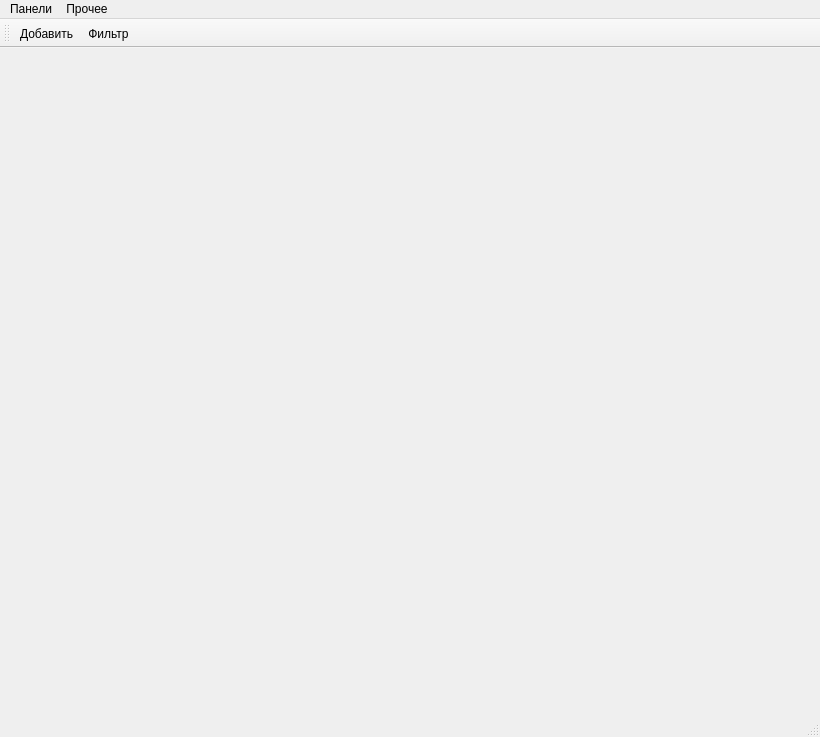
<?xml version="1.0" encoding="UTF-8"?>
<ui version="4.0">
 <class>MainWindow</class>
 <widget class="QMainWindow" name="MainWindow">
  <property name="geometry">
   <rect>
    <x>0</x>
    <y>0</y>
    <width>820</width>
    <height>737</height>
   </rect>
  </property>
  <property name="windowTitle">
   <string>MainWindow</string>
  </property>
  <widget class="QWidget" name="centralwidget"/>
  <widget class="QMenuBar" name="menubar">
   <property name="geometry">
    <rect>
     <x>0</x>
     <y>0</y>
     <width>820</width>
     <height>26</height>
    </rect>
   </property>
   <widget class="QMenu" name="menu">
    <property name="title">
     <string>Панели</string>
    </property>
    <addaction name="open_books_panel"/>
    <addaction name="open_operations_panel"/>
    <addaction name="open_client_panel"/>
   </widget>
   <widget class="QMenu" name="menu_2">
    <property name="title">
     <string>Прочее</string>
    </property>
    <addaction name="action_add_author"/>
    <addaction name="action_add_genre"/>
   </widget>
   <addaction name="menu"/>
   <addaction name="menu_2"/>
  </widget>
  <widget class="QToolBar" name="toolBar">
   <property name="windowTitle">
    <string>toolBar</string>
   </property>
   <attribute name="toolBarArea">
    <enum>TopToolBarArea</enum>
   </attribute>
   <attribute name="toolBarBreak">
    <bool>false</bool>
   </attribute>
   <addaction name="action_add_item"/>
   <addaction name="action_add_filter"/>
  </widget>
  <widget class="QStatusBar" name="statusBar"/>
  <action name="open_books_panel">
   <property name="text">
    <string>Книги</string>
   </property>
  </action>
  <action name="open_operations_panel">
   <property name="text">
    <string>Операции</string>
   </property>
  </action>
  <action name="open_client_panel">
   <property name="text">
    <string>Клиенты</string>
   </property>
  </action>
  <action name="action_add_item">
   <property name="icon">
    <iconset>
     <normaloff>../icons/icon_add.png</normaloff>../icons/icon_add.png</iconset>
   </property>
   <property name="text">
    <string>Добавить</string>
   </property>
  </action>
  <action name="action_add_filter">
   <property name="icon">
    <iconset>
     <normaloff>../icons/icon_filter.png</normaloff>../icons/icon_filter.png</iconset>
   </property>
   <property name="text">
    <string>Фильтр</string>
   </property>
  </action>
  <action name="action_add_author">
   <property name="text">
    <string>Добавить автора</string>
   </property>
  </action>
  <action name="action_add_genre">
   <property name="text">
    <string>Добавить жанр</string>
   </property>
  </action>
  <action name="action_add_op_type">
   <property name="text">
    <string>Добавить тип операции</string>
   </property>
  </action>
 </widget>
 <resources/>
 <connections/>
</ui>
